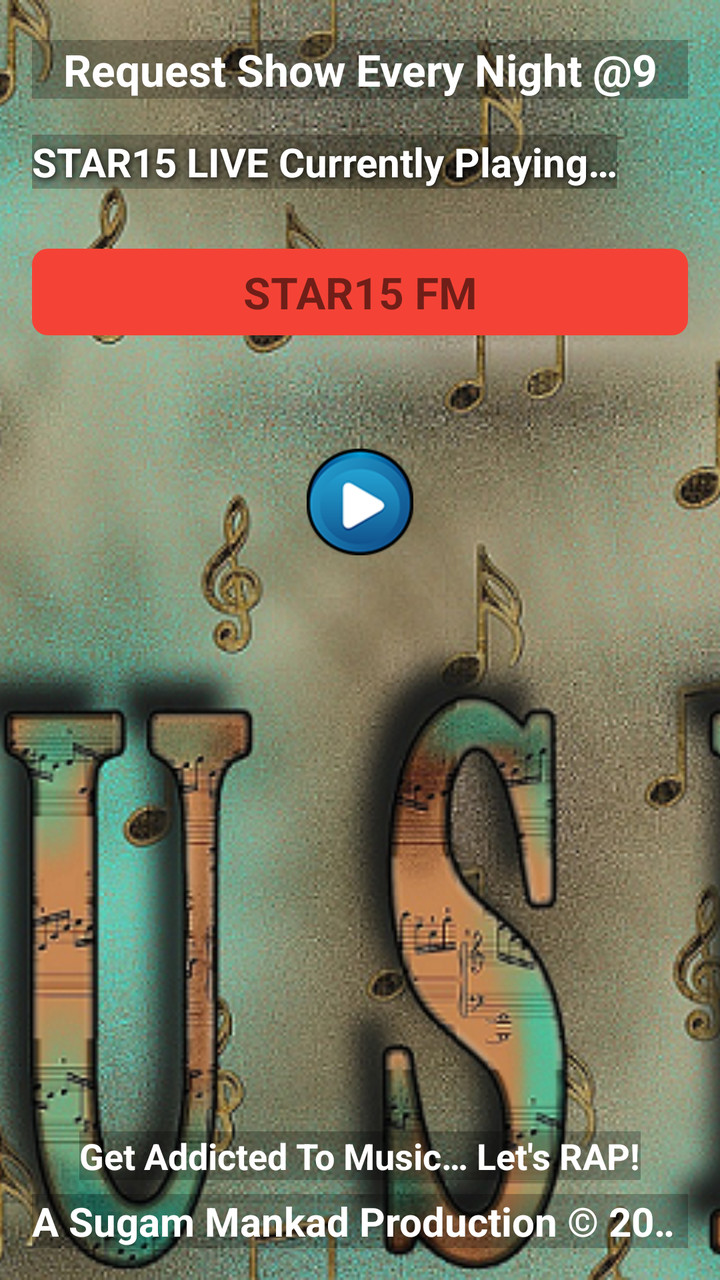
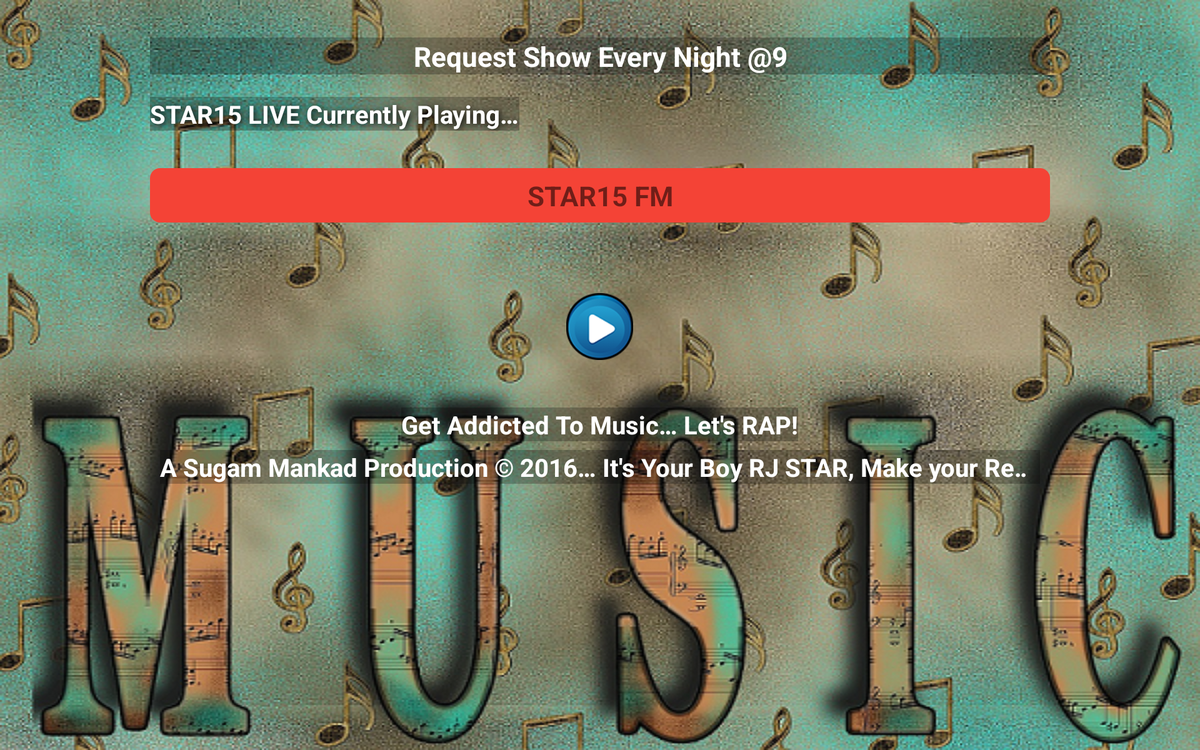

An Android layout and its configuration variant, each rendered on a device that would load it. The default file and the variant file are quoted in full after the pictures.
<!-- AndroidManifest.xml: fallback theme Theme.MaterialComponents.DayNight.NoActionBar -->
<!-- res/layout/fm_live.xml -->
<?xml version="1.0" encoding="utf-8"?>
<FrameLayout xmlns:android="http://schemas.android.com/apk/res/android"
    android:id="@+id/album_art_frame"
    android:layout_width="match_parent"
    android:layout_height="match_parent">

    <ImageView
        android:id="@+id/album_art_iv_fm_live"
        android:layout_width="match_parent"
        android:layout_height="match_parent"
        android:scaleType="centerCrop"
        android:src="@mipmap/back_17" />

    <RelativeLayout xmlns:android="http://schemas.android.com/apk/res/android"
        android:id="@+id/backRl"
        android:layout_width="match_parent"
        android:layout_height="match_parent"
        android:paddingEnd="@dimen/layout_padding"
        android:paddingLeft="@dimen/layout_padding"
        android:paddingRight="@dimen/layout_padding"
        android:paddingStart="@dimen/layout_padding"
        android:paddingTop="20dp">

        <RelativeLayout
            android:id="@+id/playCont"
            android:layout_width="wrap_content"
            android:layout_height="wrap_content">

            <TextView
                android:id="@+id/proName"
                android:layout_width="match_parent"
                android:layout_height="wrap_content"
                android:layout_alignParentTop="true"
                android:background="@color/trans_black"
                android:gravity="center_horizontal"
                android:text="@string/current_pro"
                android:textColor="#fff"
                android:textSize="@dimen/text_size_heads"
                android:textStyle="bold" />

            <TextView
                android:id="@+id/songName"
                android:layout_width="wrap_content"
                android:layout_height="wrap_content"
                android:layout_below="@id/proName"
                android:layout_marginBottom="30dp"
                android:layout_marginTop="18dp"
                android:background="@color/trans_black"
                android:ellipsize="marquee"
                android:focusable="true"
                android:marqueeRepeatLimit="marquee_forever"
                android:nextFocusDown="@+id/uName"
                android:scrollHorizontally="true"
                android:shadowColor="#000"
                android:shadowDx="2"
                android:shadowDy="2"
                android:shadowRadius="8"
                android:singleLine="true"
                android:text="@string/current_song"
                android:textColor="#fff"
                android:textSize="@dimen/text_size_20"
                android:textStyle="bold" />

            <TextView
                android:id="@+id/uName"
                android:layout_width="match_parent"
                android:layout_height="wrap_content"
                android:layout_below="@+id/songName"
                android:background="@drawable/text_bg"
                android:focusable="true"
                android:gravity="center_horizontal"
                android:nextFocusDown="@+id/plyB"
                android:nextFocusUp="@id/songName"
                android:text="@string/app_name"
                android:textSize="@dimen/text_size_heads"
                android:textStyle="bold" />

            <ImageButton
                android:id="@+id/plyB"
                android:layout_width="wrap_content"
                android:layout_height="wrap_content"
                android:layout_below="@+id/songName"
                android:layout_centerHorizontal="true"
                android:layout_marginTop="100dp"
                android:background="@null"
                android:contentDescription="@string/play_button"
                android:focusable="true"
                android:nextFocusUp="@id/uName"
                android:src="@mipmap/play2" />
        </RelativeLayout>

        <LinearLayout
            android:layout_width="match_parent"
            android:layout_height="wrap_content"
            android:layout_alignParentBottom="true"
            android:layout_marginBottom="@dimen/layout_padding"
            android:orientation="vertical">

            <TextView
                android:id="@+id/listeners"
                android:layout_width="wrap_content"
                android:layout_height="wrap_content"
                android:layout_gravity="center_horizontal"
                android:layout_marginBottom="@dimen/layout_padding_internal"
                android:background="@color/trans_black"
                android:text="@string/rap"
                android:textColor="#fff"
                android:textSize="@dimen/text_size_small"
                android:textStyle="bold" />


            <TextView
                android:id="@+id/mhead"
                android:layout_width="wrap_content"
                android:layout_height="wrap_content"
                android:layout_gravity="center_horizontal"
                android:background="@color/trans_black"
                android:ellipsize="marquee"
                android:marqueeRepeatLimit="marquee_forever"
                android:scrollHorizontally="true"
                android:singleLine="true"
                android:text="@string/mhead_text"
                android:textColor="#fff"
                android:textSize="@dimen/text_size_20"
                android:textStyle="bold" />
        </LinearLayout>
    </RelativeLayout>
</FrameLayout>
<!-- resources referenced by this layout -->
<resources>
  <color name="trans_black">#40000000</color>
  <dimen name="layout_padding">16dp</dimen>
  <dimen name="layout_padding_internal">7dp</dimen>
  <dimen name="text_size_20">20sp</dimen>
  <dimen name="text_size_heads">22sp</dimen>
  <dimen name="text_size_small">18sp</dimen>
  <!-- drawable text_bg (drawable) -->
  <?xml version="1.0" encoding="utf-8"?>
  <shape xmlns:android="http://schemas.android.com/apk/res/android"
      android:shape="rectangle">
  
      <solid android:color="@color/colorPrimary" />
  
      <corners android:radius="8dp" />
  
      <padding
          android:bottom="@dimen/layout_padding_internal"
          android:left="@dimen/layout_padding_internal"
          android:right="@dimen/layout_padding_internal"
          android:top="@dimen/layout_padding_internal" />
  
  </shape>
  <!-- mipmap back_17: png bitmap (mipmap-hdpi, 769687 bytes) -->
  <!-- mipmap play2: png bitmap (mipmap-hdpi, 9923 bytes) -->
  <string name="app_name">STAR15 FM</string>
  <string name="current_pro">Request Show Every Night @9</string>
  <string name="current_song">STAR15 LIVE Currently Playing…</string>
  <string name="mhead_text">A Sugam Mankad Production © 2016… It\'s Your Boy RJ STAR, Make your Requests &amp; they\'d be played…</string>
  <string name="play_button">Play-Pause Button</string>
  <string name="rap">Get Addicted To Music… Let\'s RAP!</string>
  <color name="colorPrimary">#F44336</color>
</resources>
<!-- res/layout-sw600dp-land/fm_live.xml (the author's variant of the layout above) -->
<!-- drawn on a 7-inch tablet turned sideways -->
<?xml version="1.0" encoding="utf-8"?>
<ScrollView xmlns:android="http://schemas.android.com/apk/res/android"
    android:layout_width="match_parent"
    android:layout_height="match_parent"
    android:background="@mipmap/back_17">

    <FrameLayout
        android:id="@+id/album_art_frame"
        android:layout_width="match_parent"
        android:layout_height="wrap_content">

        <ImageView
            android:id="@+id/album_art_iv_fm_live"
            android:layout_width="match_parent"
            android:layout_height="match_parent"
            android:scaleType="centerCrop" />

        <RelativeLayout
            android:id="@+id/backRl"
            android:layout_width="match_parent"
            android:layout_height="wrap_content"
            android:paddingEnd="@dimen/sides"
            android:paddingLeft="@dimen/sides"
            android:paddingRight="@dimen/sides"
            android:paddingStart="@dimen/sides"
            android:paddingTop="30dp">

            <RelativeLayout
                android:id="@+id/playCont"
                android:layout_width="wrap_content"
                android:layout_height="wrap_content">

                <TextView
                    android:id="@+id/proName"
                    android:layout_width="match_parent"
                    android:layout_height="wrap_content"
                    android:layout_alignParentTop="true"
                    android:background="@color/trans_black"
                    android:gravity="center_horizontal"
                    android:text="@string/current_pro"
                    android:textColor="#fff"
                    android:textSize="@dimen/text_size_heads"
                    android:textStyle="bold" />

                <TextView
                    android:id="@+id/songName"
                    android:layout_width="wrap_content"
                    android:layout_height="wrap_content"
                    android:layout_below="@id/proName"
                    android:layout_marginBottom="30dp"
                    android:layout_marginTop="18dp"
                    android:background="@color/trans_black"
                    android:ellipsize="marquee"
                    android:focusable="true"
                    android:marqueeRepeatLimit="marquee_forever"
                    android:nextFocusDown="@+id/uName"
                    android:scrollHorizontally="true"
                    android:shadowColor="#000"
                    android:shadowDx="2"
                    android:shadowDy="2"
                    android:shadowRadius="8"
                    android:singleLine="true"
                    android:text="@string/current_song"
                    android:textColor="#fff"
                    android:textSize="@dimen/text_size_20"
                    android:textStyle="bold" />

                <TextView
                    android:id="@+id/uName"
                    android:layout_width="match_parent"
                    android:layout_height="wrap_content"
                    android:layout_below="@+id/songName"
                    android:background="@drawable/text_bg"
                    android:focusable="true"
                    android:gravity="center_horizontal"
                    android:nextFocusDown="@+id/plyB"
                    android:nextFocusUp="@id/songName"
                    android:text="@string/app_name"
                    android:textSize="@dimen/text_size_heads"
                    android:textStyle="bold" />

                <ImageButton
                    android:id="@+id/plyB"
                    android:layout_width="wrap_content"
                    android:layout_height="wrap_content"
                    android:layout_below="@+id/songName"
                    android:layout_centerHorizontal="true"
                    android:layout_marginTop="100dp"
                    android:background="@null"
                    android:contentDescription="@string/play_button"
                    android:focusable="true"
                    android:nextFocusUp="@id/uName"
                    android:src="@mipmap/play2" />
            </RelativeLayout>


            <LinearLayout
                android:layout_width="match_parent"
                android:layout_height="wrap_content"
                android:layout_alignParentBottom="true"
                android:layout_below="@+id/playCont"
                android:layout_marginBottom="30dp"
                android:orientation="vertical"
                android:padding="8dp">

                <TextView
                    android:id="@+id/listeners"
                    android:layout_width="wrap_content"
                    android:layout_height="wrap_content"
                    android:layout_gravity="center_horizontal"
                    android:layout_marginBottom="@dimen/layout_padding_internal"
                    android:background="@color/trans_black"
                    android:text="@string/rap"
                    android:textColor="#fff"
                    android:textSize="@dimen/text_size_20"
                    android:textStyle="bold" />


                <TextView
                    android:id="@+id/mhead"
                    android:layout_width="wrap_content"
                    android:layout_height="wrap_content"
                    android:layout_gravity="center_horizontal"
                    android:background="@color/trans_black"
                    android:ellipsize="marquee"
                    android:marqueeRepeatLimit="marquee_forever"
                    android:scrollHorizontally="true"
                    android:singleLine="true"
                    android:text="@string/mhead_text"
                    android:textColor="#fff"
                    android:textSize="@dimen/text_size_20"
                    android:textStyle="bold" />
            </LinearLayout>
        </RelativeLayout>
    </FrameLayout>
</ScrollView>
<!-- resources referenced by the variant -->
<!-- as a 7-inch tablet turned sideways resolves them -->
<resources>
  <color name="trans_black">#40000000</color>
  <dimen name="layout_padding_internal">7dp</dimen>
  <!-- from res/values-sw600dp-land/ -->
  <dimen name="sides">120dp</dimen>
  <dimen name="text_size_20">20sp</dimen>
  <dimen name="text_size_heads">22sp</dimen>
  <!-- drawable text_bg (drawable) -->
  <?xml version="1.0" encoding="utf-8"?>
  <shape xmlns:android="http://schemas.android.com/apk/res/android"
      android:shape="rectangle">
  
      <solid android:color="@color/colorPrimary" />
  
      <corners android:radius="8dp" />
  
      <padding
          android:bottom="@dimen/layout_padding_internal"
          android:left="@dimen/layout_padding_internal"
          android:right="@dimen/layout_padding_internal"
          android:top="@dimen/layout_padding_internal" />
  
  </shape>
  <!-- mipmap back_17: png bitmap (mipmap-hdpi, 769687 bytes) -->
  <!-- mipmap play2: png bitmap (mipmap-hdpi, 9923 bytes) -->
  <string name="app_name">STAR15 FM</string>
  <string name="current_pro">Request Show Every Night @9</string>
  <string name="current_song">STAR15 LIVE Currently Playing…</string>
  <string name="mhead_text">A Sugam Mankad Production © 2016… It\'s Your Boy RJ STAR, Make your Requests &amp; they\'d be played…</string>
  <string name="play_button">Play-Pause Button</string>
  <string name="rap">Get Addicted To Music… Let\'s RAP!</string>
  <color name="colorPrimary">#F44336</color>
</resources>
